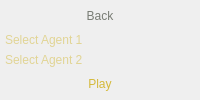
                       <widget class="QWidget" name="page_3_multiple_agent">
                        <layout class="QVBoxLayout" name="verticalLayout_15">
                         <property name="spacing">
                          <number>0</number>
                         </property>
                         <property name="leftMargin">
                          <number>0</number>
                         </property>
                         <property name="topMargin">
                          <number>0</number>
                         </property>
                         <property name="rightMargin">
                          <number>0</number>
                         </property>
                         <property name="bottomMargin">
                          <number>0</number>
                         </property>
                         <item>
                          <widget class="QPushButton" name="button_multiple_agent_back">
                           <property name="minimumSize">
                            <size>
                             <width>0</width>
                             <height>30</height>
                            </size>
                           </property>
                           <property name="cursor">
                            <cursorShape>PointingHandCursor</cursorShape>
                           </property>
                           <property name="styleSheet">
                            <string notr="true">QPushButton::hover {
border-radius: 0px;
border-top-left-radius: 20px;
border-top-right-radius: 20px;
background-color: rgba(120,124,116,50);
}

QPushButton{
font: 16pt &quot;Arial&quot;;
border: 2px solid rgba(212,185,58,0);
color: rgb(120,124,116);
background-color: transparent;
padding-top:2px;
}</string>
                           </property>
                           <property name="text">
                            <string>Back</string>
                           </property>
                          </widget>
                         </item>
                         <item>
                          <widget class="QComboBox" name="comboBox_multiple_agent_1">
                           <property name="sizePolicy">
                            <sizepolicy hsizetype="Preferred" vsizetype="Preferred">
                             <horstretch>0</horstretch>
                             <verstretch>0</verstretch>
                            </sizepolicy>
                           </property>
                           <property name="minimumSize">
                            <size>
                             <width>0</width>
                             <height>0</height>
                            </size>
                           </property>
                           <property name="maximumSize">
                            <size>
                             <width>16777215</width>
                             <height>16777215</height>
                            </size>
                           </property>
                           <property name="cursor">
                            <cursorShape>PointingHandCursor</cursorShape>
                           </property>
                           <property name="styleSheet">
                            <string notr="true">QComboBox {
    font: 12pt &quot;Arial&quot;;
    color: rgba(212,185,58,255);
    background-color: transparent;
	border:none;

}

QComboBox::hover{
	background-color:  rgba(212,185,58,25);
	border-bottom-left-radius: 0px;
	border-bottom-right-radius: 0px;
	border-right: 2px solid rgba(212,185,58,255);
	border-left: 2px solid rgba(212,185,58,255);

}

QComboBox::drop-down {
    border: none;
}

QComboBox QAbstractItemView {
    border: 2px solid rgba(212,185,58,255); /* Genel kenarlık */
    background-color: rgba(39,52,45,255); /* Arka plan rengi */
    color: rgb(120,124,116); /* Genel metin rengi */
    border-radius: 15px;
    padding: 10px;
}

/* Seçili öğeyi özelleştirmek için eklenebilecek kısım */
QComboBox QAbstractItemView::item:selected {
	color: rgba(136,182,189,255);

}

</string>
                           </property>
                           <property name="currentIndex">
                            <number>-1</number>
                           </property>
                           <property name="placeholderText">
                            <string>Select Agent 1</string>
                           </property>
                           <item>
                            <property name="text">
                             <string>Monte Carlo Agent</string>
                            </property>
                           </item>
                           <item>
                            <property name="text">
                             <string>Q-Learning Agent</string>
                            </property>
                           </item>
                           <item>
                            <property name="text">
                             <string>SARSA Agent</string>
                            </property>
                           </item>
                           <item>
                            <property name="text">
                             <string>Policy Gradient Agent</string>
                            </property>
                           </item>
                          </widget>
                         </item>
                         <item>
                          <widget class="QComboBox" name="comboBox_multiple_agent_2">
                           <property name="sizePolicy">
                            <sizepolicy hsizetype="Preferred" vsizetype="Preferred">
                             <horstretch>0</horstretch>
                             <verstretch>0</verstretch>
                            </sizepolicy>
                           </property>
                           <property name="minimumSize">
                            <size>
                             <width>0</width>
                             <height>0</height>
                            </size>
                           </property>
                           <property name="maximumSize">
                            <size>
                             <width>16777215</width>
                             <height>16777215</height>
                            </size>
                           </property>
                           <property name="cursor">
                            <cursorShape>PointingHandCursor</cursorShape>
                           </property>
                           <property name="styleSheet">
                            <string notr="true">QComboBox {
    font: 12pt &quot;Arial&quot;;
    color: rgba(212,185,58,255);
    background-color: transparent;
	border:none;

}

QComboBox::hover{
	background-color:  rgba(212,185,58,25);
	border-bottom-left-radius: 0px;
	border-bottom-right-radius: 0px;
	border-right: 2px solid rgba(212,185,58,255);
	border-left: 2px solid rgba(212,185,58,255);

}

QComboBox::drop-down {
    border: none;
}

QComboBox QAbstractItemView {
    border: 2px solid rgba(212,185,58,255); /* Genel kenarlık */
    background-color: rgba(39,52,45,255); /* Arka plan rengi */
    color: rgb(120,124,116); /* Genel metin rengi */
    border-radius: 15px;
    padding: 10px;
}

/* Seçili öğeyi özelleştirmek için eklenebilecek kısım */
QComboBox QAbstractItemView::item:selected {
	color: rgba(136,182,189,255);

}

</string>
                           </property>
                           <property name="currentIndex">
                            <number>-1</number>
                           </property>
                           <property name="placeholderText">
                            <string>Select Agent 2</string>
                           </property>
                           <item>
                            <property name="text">
                             <string>Monte Carlo Agent</string>
                            </property>
                           </item>
                           <item>
                            <property name="text">
                             <string>Q-Learning Agent</string>
                            </property>
                           </item>
                           <item>
                            <property name="text">
                             <string>SARSA Agent</string>
                            </property>
                           </item>
                           <item>
                            <property name="text">
                             <string>Policy Gradient Agent</string>
                            </property>
                           </item>
                          </widget>
                         </item>
                         <item>
                          <widget class="QPushButton" name="button_multiple_agent_play">
                           <property name="minimumSize">
                            <size>
                             <width>0</width>
                             <height>30</height>
                            </size>
                           </property>
                           <property name="cursor">
                            <cursorShape>PointingHandCursor</cursorShape>
                           </property>
                           <property name="styleSheet">
                            <string notr="true">QPushButton::hover {
border-radius: 0px;
border-bottom-left-radius: 20px;
border-bottom-right-radius: 20px;
background-color: rgba(212,185,58,0.5);
color: white;
border-right: 2px solid rgba(212,185,58,255);
border-left: 2px solid rgba(212,185,58,255);
border-bottom: 2px solid rgba(212,185,58,255);
}

QPushButton{
font: 16pt &quot;Arial&quot;;
border: 2px solid rgba(212,185,58,0);
color: rgba(212,185,58,255);
background-color: transparent;
padding-bottom:2px;
}</string>
                           </property>
                           <property name="text">
                            <string>Play</string>
                           </property>
                          </widget>
                         </item>
                        </layout>
                       </widget>
